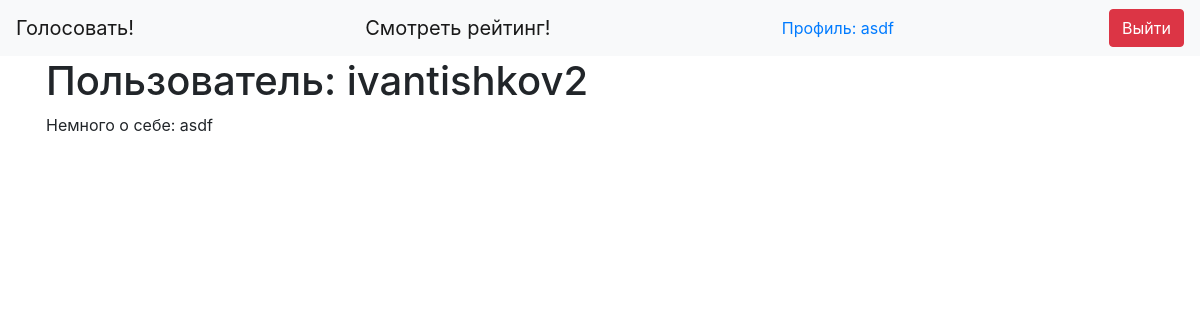
The app's page /user/ivantishkov2 (signed in), older data.
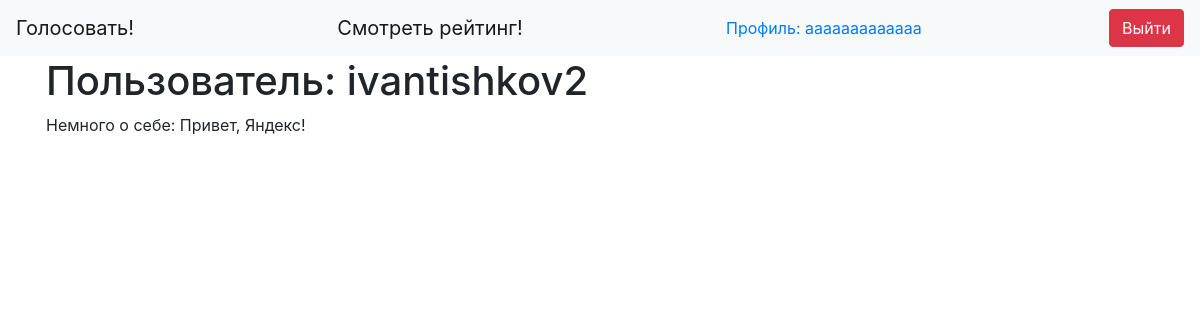
The same page, newer data.
### data/users.py (models this page shows, shortened)
class User(SqlAlchemyBase, UserMixin):
    __tablename__ = 'users'
    id = sqlalchemy.Column(sqlalchemy.Integer, primary_key=True, autoincrement=True)
    name = sqlalchemy.Column(sqlalchemy.String, nullable=True)
    about = sqlalchemy.Column(sqlalchemy.String, nullable=True)
    email = sqlalchemy.Column(sqlalchemy.String, index=True, unique=True, nullable=True)
    hashed_password = sqlalchemy.Column(sqlalchemy.String, nullable=True)
    is_admin = sqlalchemy.Column(sqlalchemy.BOOLEAN, default=False)

### main.py (the view)
@app.route('/user/<username>')
@login_required
def user(username):
    db_sess = db_session.create_session()
    user = db_sess.query(User).filter(User.name == username).first()
    posts = [
        {'author': user, 'body': 'Test post #1'},
        {'author': user, 'body': 'Test post #2'}
    ]
    return render_template('user.html', user=user, posts=posts)

### data/db_session.py (called while the page is built)
def create_session() -> Session:
    global __factory
    return __factory()

### main.py (called while the page is built)
@login_manager.user_loader
def load_user(user_id):
    db_sess = db_session.create_session()
    return db_sess.query(User).get(user_id)

### templates/user.html (shortened to what this page needs)
{% extends "base.html" %}
{% block content %}
    <table>
        <tr valign="top">
            <td>
                <h1>Пользователь: {{ user.name }}</h1>
                {% if user.about %}
                    <p>Немного о себе: {{ user.about }}</p>
                {% endif %}
            </td>
        </tr>
    </table>
{% endblock %}

### templates/base.html (shortened to what this page needs)
<!doctype html>
<html lang="en">
<head>
    <link rel="stylesheet"
          href="https://stackpath.bootstrapcdn.com/bootstrap/4.4.1/css/bootstrap.min.css"
>
</head>
<body>
<header>
    <nav class="navbar navbar-light bg-light">
        <a class="navbar-brand" href="/">Голосовать!</a>
	<a class="navbar-brand" href="/rating">Смотреть рейтинг!</a>
        {% if current_user.is_authenticated %}
        <a href="/user/{{ current_user.name }}">Профиль: {{ current_user.name }}</a>
        <a class="btn btn-danger" href="/logout">Выйти</a>
        {% else %}
        <p>
            <a class="btn btn-primary " href="/register">Зарегистрироваться</a>
            <a class="btn btn-success" href="/login">Войти</a>
        </p>
        {% endif %}
    </nav>
</header>
<main role="main" class="container">
    {% block content %}{% endblock %}
</main>
</body>
</html>

Row changes from the older to the newer data that the page shows:
changed User: name "asdf" → "aaaaaaaaaaaaa"
changed User "ivantishkov2": about "asdf" → "Привет, Яндекс!"
